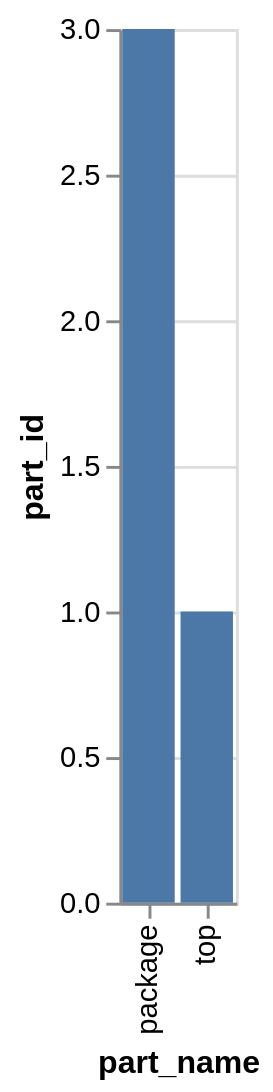

This figure's Vega-Lite source:
### Vega-Lite specification from a JSON file in a GitHub repository (floating-point values rounded to 4 significant figures)
{"data": {"values": [{"x_data": "package", "y_data": 3}, {"x_data": "top", "y_data": 1}]}, "mark": "bar", "encoding": {"x": {"field": "x_data", "type": "nominal", "title": "part_name", "sort": {"op": "sum", "field": "y_data", "order": "descending"}}, "y": {"field": "y_data", "type": "quantitative", "title": "part_id"}}}
